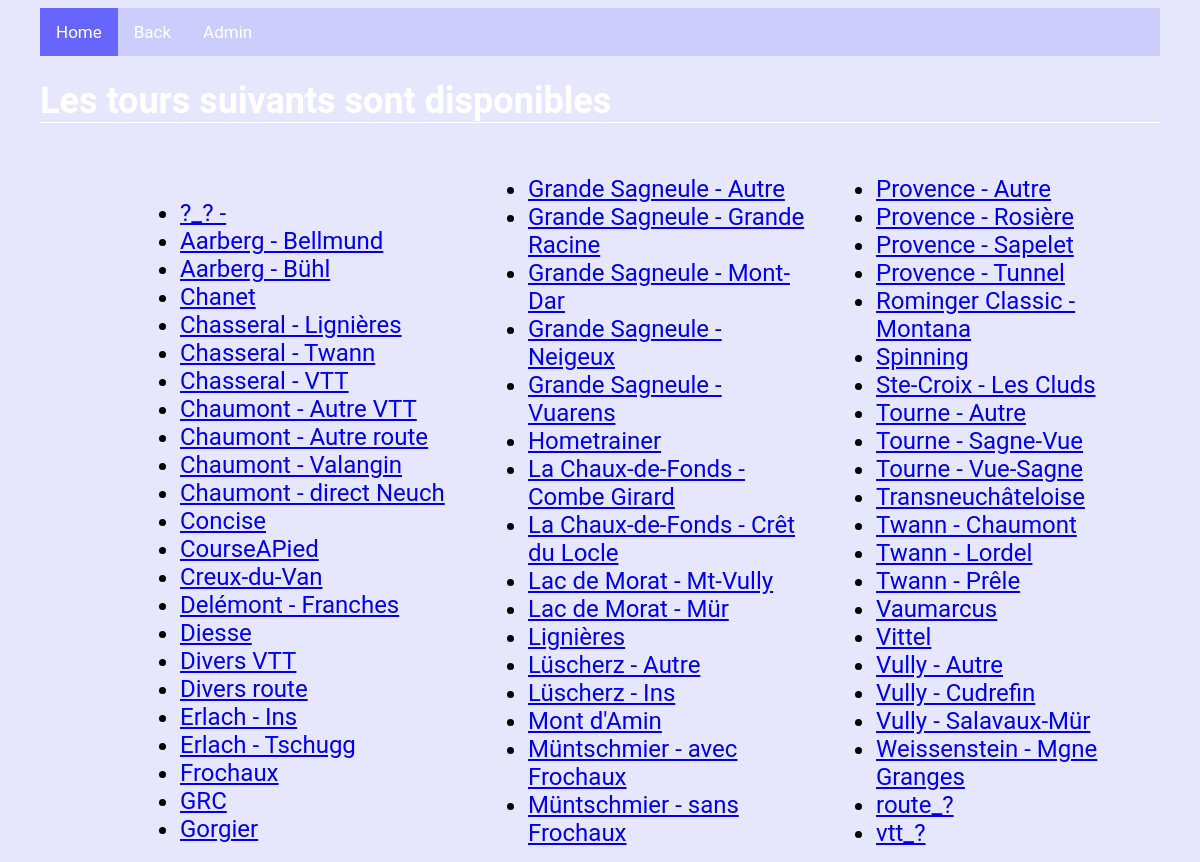
Page /biketours/tours/ on the earlier database version.
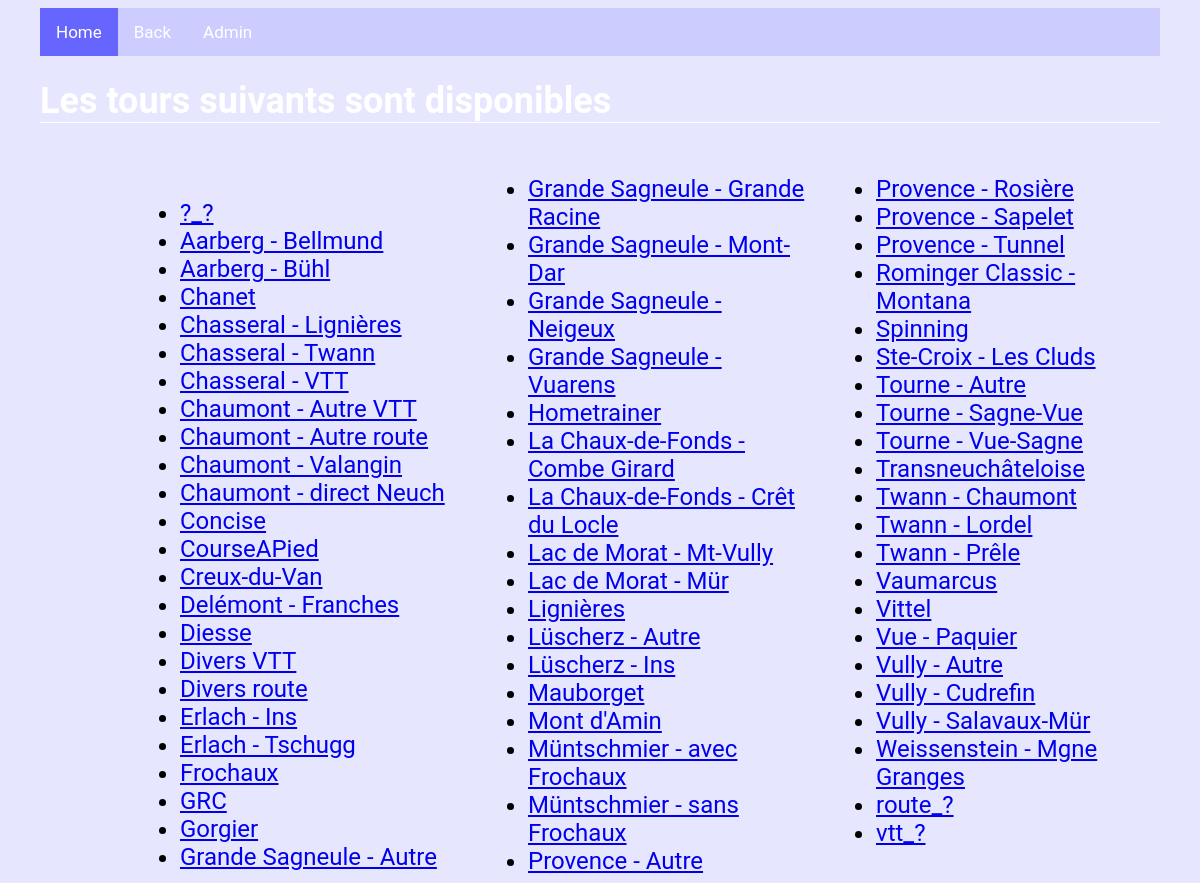
Same page on the later database version.
### biketours/models.py (models this page shows, shortened)
class BikeTour(models.Model):
    Parcours = models.CharField(max_length=250, default=None)
    Variante = models.CharField(max_length=250, default=None, blank=True, null=True)
    But = models.ForeignKey(But, on_delete=models.CASCADE)
    Type = models.ForeignKey(Type, on_delete=models.CASCADE)
    Descriptif = models.CharField(max_length=1000, default=None, blank=True, null=True)
    Descr_part_1 = models.CharField(max_length=250, default=None, blank=True, null=True)
    Dist_part_1 = models.FloatField(default=None, blank=True, null=True)
    Deniv_part_1 = models.FloatField(default=None, blank=True, null=True)
    Descr_part_2 = models.CharField(max_length=250, default=None, blank=True, null=True)
    Dist_part_2 = models.FloatField(default=None, blank=True, null=True)
    Deniv_part_2 = models.FloatField(default=None, blank=True, null=True)
    Descr_part_3 = models.CharField(max_length=250, default=None, blank=True, null=True)
    Dist_part_3 = models.FloatField(default=None, blank=True, null=True)
    Deniv_part_3 = models.FloatField(default=None, blank=True, null=True)
    Descr_part_4 = models.CharField(max_length=250, default=None, blank=True, null=True)
    Dist_part_4 = models.FloatField(default=None, blank=True, null=True)
    Deniv_part_4 = models.FloatField(default=None, blank=True, null=True)
    Descr_part_5 = models.CharField(max_length=250, default=None, blank=True, null=True)
    Dist_part_5 = models.FloatField(default=None, blank=True, null=True)
    Deniv_part_5 = models.FloatField(default=None, blank=True, null=True)
    Descr_part_6 = models.CharField(max_length=250, default=None, blank=True, null=True)
    Dist_part_6 = models.FloatField(default=None, blank=True, null=True)
    Deniv_part_6 = models.FloatField(default=None, blank=True, null=True)
    Descr_part_7 = models.CharField(max_length=250, default=None, blank=True, null=True)
    Dist_part_7 = models.FloatField(default=None, blank=True, null=True)
    Deniv_part_7 = models.FloatField(default=None, blank=True, null=True)
    Descr_part_8 = models.CharField(max_length=250, default=None, blank=True, null=True)
    Dist_part_8 = models.FloatField(default=None, blank=True, null=True)
    Deniv_part_8 = models.FloatField(default=None, blank=True, null=True)
    Descr_part_9 = models.CharField(max_length=250, default=None, blank=True, null=True)
    Dist_part_9 = models.FloatField(default=None, blank=True, null=True)
    Deniv_part_9 = models.FloatField(default=None, blank=True, null=True)
    Descr_part_10 = models.CharField(max_length=250, default=None, blank=True, null=True)
    Dist_part_10 = models.FloatField(default=None, blank=True, null=True)
    Deniv_part_10 = models.FloatField(default=None, blank=True, null=True)
    def __str__(self):
        if self.Variante is None:
            return(self.Parcours)
        else :
            return(self.Parcours + " - " + self.Variante)

### biketours/views.py (the view)
def index_tours(request):
    all_tours = BikeTour.objects.all().order_by("Parcours", "Variante")
    context = {"all_tours":all_tours}
    return render(request, "biketours/tours.html" ,context)

### biketours/templates/biketours/tours.html (shortened to what this page needs)
{% extends 'biketours/base.html' %}
{% block content %}
<h1> Les tours suivants sont disponibles </h1>
{% if all_tours %}
	<div class="index_l">
	<ul>
		{% for n in all_tours %}
		<li><a href="./{{n.pk}}/">{{n}} </a></li>
		{% endfor %}
	</ul>
	</div>
{% else %}
	<h1> C'est vide ? .... </h1>
{% endif %}
{% endblock %}

### biketours/templates/biketours/base.html (shortened to what this page needs)
{% load static %}
<link rel="stylesheet" type="text/css" href="{% static 'biketours/mystyle.css' %}">
<div class="topnav">
  <a class="active" href="/">Home</a>
  <a href="../">Back</a>
  <a href="../admin">Admin</a>
</div>
{% block content %}
{% endblock %}

### biketours/static/biketours/mystyle.css (style rules this page uses)
h1 { color: white; font-size:150%; border-bottom: 1px solid white; }
.index_l { font-size:100%; margin-left:100px; column-count:3; }
.topnav { background-color: #ccccff; overflow: hidden; }
.topnav a { float: left; color: white; text-align: center; padding: 14px 16px; text-decoration: none; font-size: 17px; }
.topnav a.active { background-color: #6666ff; color: white; }

Differences in the rows shown:
changed BikeTour (number 1 of 63 on the later page): Variante+Parcours "?_? -" → "?_?"
added BikeTour: Variante+Parcours "Mauborget"
added BikeTour: Variante+Parcours "Vue - Paquier"
